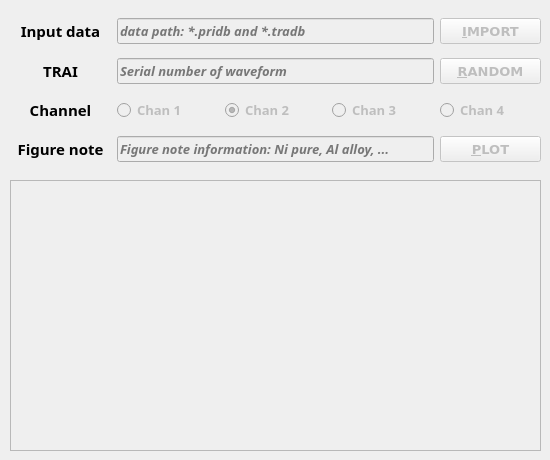
    <widget class="QWidget" name="WAVE">
     <attribute name="title">
      <string>Show Waveform</string>
     </attribute>
     <widget class="QWidget" name="layoutWidget_2">
      <property name="geometry">
       <rect>
        <x>10</x>
        <y>10</y>
        <width>531</width>
        <height>161</height>
       </rect>
      </property>
      <layout class="QGridLayout" name="gridLayout_waveform_1">
       <item row="2" column="3">
        <widget class="QRadioButton" name="chan3">
         <property name="enabled">
          <bool>false</bool>
         </property>
         <property name="font">
          <font>
           <family>Sitka Banner</family>
           <pointsize>10</pointsize>
           <weight>75</weight>
           <italic>false</italic>
           <bold>true</bold>
          </font>
         </property>
         <property name="text">
          <string>Chan 3</string>
         </property>
         <attribute name="buttonGroup">
          <string notr="true">buttonGroup_waveform</string>
         </attribute>
        </widget>
       </item>
       <item row="0" column="4">
        <widget class="QPushButton" name="import_data">
         <property name="enabled">
          <bool>false</bool>
         </property>
         <property name="sizePolicy">
          <sizepolicy hsizetype="Minimum" vsizetype="Minimum">
           <horstretch>0</horstretch>
           <verstretch>0</verstretch>
          </sizepolicy>
         </property>
         <property name="font">
          <font>
           <family>Verdana</family>
           <pointsize>10</pointsize>
           <weight>75</weight>
           <italic>false</italic>
           <bold>true</bold>
          </font>
         </property>
         <property name="styleSheet">
          <string notr="true"/>
         </property>
         <property name="text">
          <string>&amp;IMPORT</string>
         </property>
        </widget>
       </item>
       <item row="1" column="0">
        <widget class="QLabel" name="TRAI">
         <property name="font">
          <font>
           <family>Sitka Banner</family>
           <pointsize>11</pointsize>
           <weight>75</weight>
           <italic>false</italic>
           <bold>true</bold>
          </font>
         </property>
         <property name="frameShadow">
          <enum>QFrame::Plain</enum>
         </property>
         <property name="lineWidth">
          <number>1</number>
         </property>
         <property name="text">
          <string>TRAI</string>
         </property>
         <property name="alignment">
          <set>Qt::AlignCenter</set>
         </property>
        </widget>
       </item>
       <item row="1" column="1" colspan="3">
        <widget class="QLineEdit" name="show_trai">
         <property name="enabled">
          <bool>false</bool>
         </property>
         <property name="font">
          <font>
           <family>Sitka Banner</family>
           <pointsize>10</pointsize>
           <weight>75</weight>
           <italic>true</italic>
           <bold>true</bold>
          </font>
         </property>
         <property name="toolTipDuration">
          <number>-1</number>
         </property>
         <property name="maxLength">
          <number>50</number>
         </property>
         <property name="frame">
          <bool>true</bool>
         </property>
         <property name="readOnly">
          <bool>true</bool>
         </property>
         <property name="placeholderText">
          <string>Serial number of waveform</string>
         </property>
        </widget>
       </item>
       <item row="2" column="1">
        <widget class="QRadioButton" name="chan1">
         <property name="enabled">
          <bool>false</bool>
         </property>
         <property name="font">
          <font>
           <family>Sitka Banner</family>
           <pointsize>10</pointsize>
           <weight>75</weight>
           <italic>false</italic>
           <bold>true</bold>
          </font>
         </property>
         <property name="text">
          <string>Chan 1</string>
         </property>
         <attribute name="buttonGroup">
          <string notr="true">buttonGroup_waveform</string>
         </attribute>
        </widget>
       </item>
       <item row="0" column="1" colspan="3">
        <widget class="QLineEdit" name="show_input">
         <property name="enabled">
          <bool>false</bool>
         </property>
         <property name="font">
          <font>
           <family>Sitka Banner</family>
           <pointsize>10</pointsize>
           <weight>75</weight>
           <italic>true</italic>
           <bold>true</bold>
          </font>
         </property>
         <property name="acceptDrops">
          <bool>true</bool>
         </property>
         <property name="readOnly">
          <bool>true</bool>
         </property>
         <property name="placeholderText">
          <string>data path: *.pridb and *.tradb</string>
         </property>
        </widget>
       </item>
       <item row="0" column="0">
        <widget class="QLabel" name="INPUT">
         <property name="font">
          <font>
           <family>Sitka Banner</family>
           <pointsize>11</pointsize>
           <weight>75</weight>
           <italic>false</italic>
           <bold>true</bold>
          </font>
         </property>
         <property name="frameShadow">
          <enum>QFrame::Plain</enum>
         </property>
         <property name="lineWidth">
          <number>1</number>
         </property>
         <property name="text">
          <string>Input data</string>
         </property>
         <property name="alignment">
          <set>Qt::AlignCenter</set>
         </property>
        </widget>
       </item>
       <item row="2" column="2">
        <widget class="QRadioButton" name="chan2">
         <property name="enabled">
          <bool>false</bool>
         </property>
         <property name="font">
          <font>
           <family>Sitka Banner</family>
           <pointsize>10</pointsize>
           <weight>75</weight>
           <italic>false</italic>
           <bold>true</bold>
          </font>
         </property>
         <property name="text">
          <string>Chan 2</string>
         </property>
         <property name="checked">
          <bool>true</bool>
         </property>
         <attribute name="buttonGroup">
          <string notr="true">buttonGroup_waveform</string>
         </attribute>
        </widget>
       </item>
       <item row="2" column="0">
        <widget class="QLabel" name="CHANNEL">
         <property name="font">
          <font>
           <family>Sitka Banner</family>
           <pointsize>11</pointsize>
           <weight>75</weight>
           <italic>false</italic>
           <bold>true</bold>
          </font>
         </property>
         <property name="frameShadow">
          <enum>QFrame::Plain</enum>
         </property>
         <property name="lineWidth">
          <number>1</number>
         </property>
         <property name="text">
          <string>Channel</string>
         </property>
         <property name="alignment">
          <set>Qt::AlignCenter</set>
         </property>
        </widget>
       </item>
       <item row="2" column="4">
        <widget class="QRadioButton" name="chan4">
         <property name="enabled">
          <bool>false</bool>
         </property>
         <property name="font">
          <font>
           <family>Sitka Banner</family>
           <pointsize>10</pointsize>
           <weight>75</weight>
           <italic>false</italic>
           <bold>true</bold>
          </font>
         </property>
         <property name="text">
          <string>Chan 4</string>
         </property>
         <attribute name="buttonGroup">
          <string notr="true">buttonGroup_waveform</string>
         </attribute>
        </widget>
       </item>
       <item row="1" column="4">
        <widget class="QPushButton" name="random_trai">
         <property name="enabled">
          <bool>false</bool>
         </property>
         <property name="sizePolicy">
          <sizepolicy hsizetype="Minimum" vsizetype="Minimum">
           <horstretch>0</horstretch>
           <verstretch>0</verstretch>
          </sizepolicy>
         </property>
         <property name="font">
          <font>
           <family>Verdana</family>
           <pointsize>10</pointsize>
           <weight>75</weight>
           <italic>false</italic>
           <bold>true</bold>
          </font>
         </property>
         <property name="styleSheet">
          <string notr="true"/>
         </property>
         <property name="text">
          <string>&amp;RANDOM</string>
         </property>
        </widget>
       </item>
       <item row="3" column="0">
        <widget class="QLabel" name="figurenote">
         <property name="font">
          <font>
           <family>Sitka Banner</family>
           <pointsize>11</pointsize>
           <weight>75</weight>
           <italic>false</italic>
           <bold>true</bold>
          </font>
         </property>
         <property name="frameShadow">
          <enum>QFrame::Plain</enum>
         </property>
         <property name="lineWidth">
          <number>1</number>
         </property>
         <property name="text">
          <string>Figure note</string>
         </property>
         <property name="alignment">
          <set>Qt::AlignCenter</set>
         </property>
        </widget>
       </item>
       <item row="3" column="1" colspan="3">
        <widget class="QLineEdit" name="show_figurenote">
         <property name="enabled">
          <bool>false</bool>
         </property>
         <property name="font">
          <font>
           <family>Sitka Banner</family>
           <pointsize>10</pointsize>
           <weight>75</weight>
           <italic>true</italic>
           <bold>true</bold>
          </font>
         </property>
         <property name="toolTipDuration">
          <number>-1</number>
         </property>
         <property name="maxLength">
          <number>50</number>
         </property>
         <property name="frame">
          <bool>true</bool>
         </property>
         <property name="readOnly">
          <bool>true</bool>
         </property>
         <property name="placeholderText">
          <string>Figure note information: Ni pure, Al alloy, ...</string>
         </property>
        </widget>
       </item>
       <item row="3" column="4">
        <widget class="QPushButton" name="plot_waveform">
         <property name="enabled">
          <bool>false</bool>
         </property>
         <property name="sizePolicy">
          <sizepolicy hsizetype="Minimum" vsizetype="Minimum">
           <horstretch>0</horstretch>
           <verstretch>0</verstretch>
          </sizepolicy>
         </property>
         <property name="font">
          <font>
           <family>Verdana</family>
           <pointsize>10</pointsize>
           <weight>75</weight>
           <italic>false</italic>
           <bold>true</bold>
          </font>
         </property>
         <property name="styleSheet">
          <string notr="true"/>
         </property>
         <property name="text">
          <string>&amp;PLOT</string>
         </property>
        </widget>
       </item>
      </layout>
     </widget>
     <widget class="QTextBrowser" name="textBrowser">
      <property name="enabled">
       <bool>false</bool>
      </property>
      <property name="geometry">
       <rect>
        <x>10</x>
        <y>180</y>
        <width>531</width>
        <height>271</height>
       </rect>
      </property>
      <property name="font">
       <font>
        <family>Sitka Banner</family>
        <pointsize>10</pointsize>
        <weight>75</weight>
        <italic>true</italic>
        <bold>true</bold>
       </font>
      </property>
      <property name="styleSheet">
       <string notr="true"/>
      </property>
     </widget>
     <zorder>textBrowser</zorder>
     <zorder>layoutWidget_2</zorder>
    </widget>
